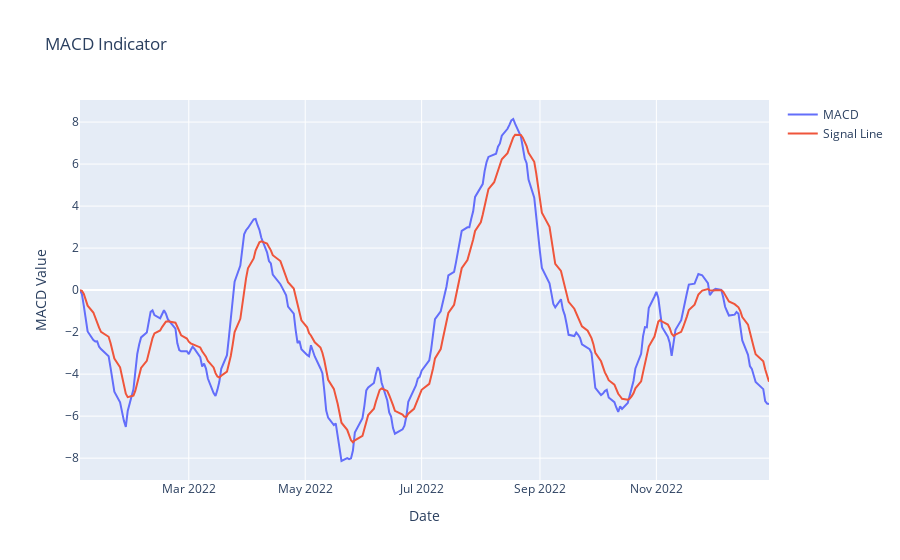

Notebook cell for this chart:
### Code cell
stock.visualize_macd()

### Figure 1 — Plotly figure (JSON) as saved in the notebook; plotly's stock layout.template omitted (floating-point values rounded to 4 significant figures; data arrays with more than 128 entries replaced by an {"elided": "..."} marker saying what was removed)
{"data": [{"mode": "lines", "name": "MACD", "type": "scatter", "x": {"elided": "251 str values"}, "y": {"elided": "251 float values"}}, {"mode": "lines", "name": "Signal Line", "type": "scatter", "x": {"elided": "251 str values"}, "y": {"elided": "251 float values"}}], "layout": {"title": {"text": "MACD Indicator"}, "xaxis": {"title": {"text": "Date"}}, "yaxis": {"title": {"text": "MACD Value"}}}}
